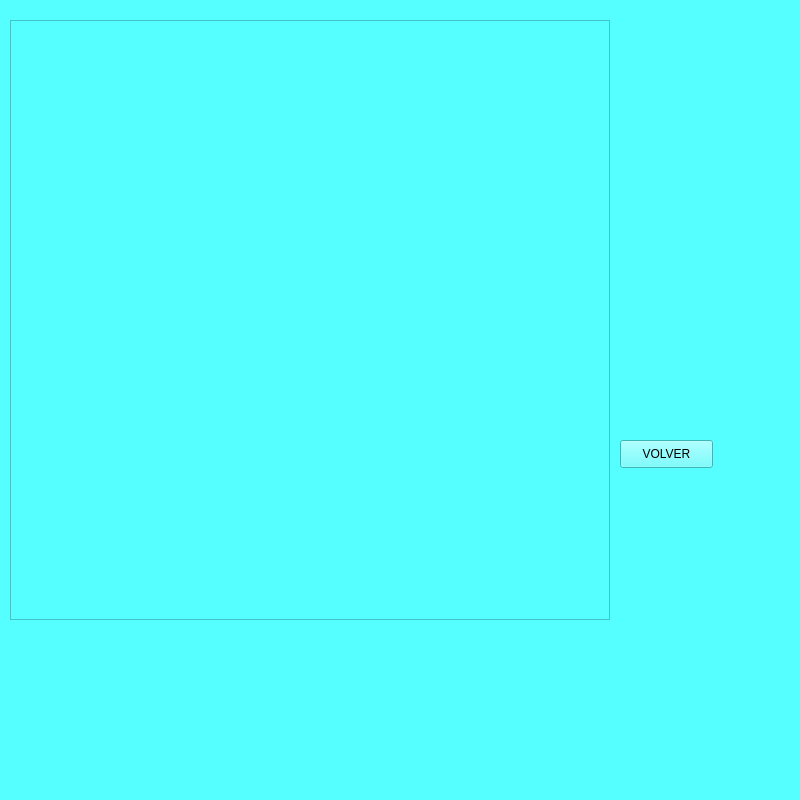
<?xml version="1.0" encoding="UTF-8"?>
<ui version="4.0">
 <class>MenuInicial</class>
 <widget class="QMainWindow" name="MenuInicial">
  <property name="geometry">
   <rect>
    <x>0</x>
    <y>0</y>
    <width>800</width>
    <height>800</height>
   </rect>
  </property>
  <property name="minimumSize">
   <size>
    <width>800</width>
    <height>800</height>
   </size>
  </property>
  <property name="maximumSize">
   <size>
    <width>800</width>
    <height>800</height>
   </size>
  </property>
  <property name="windowTitle">
   <string>MainWindow</string>
  </property>
  <property name="styleSheet">
   <string notr="true">background-color: rgb(85, 255, 255);</string>
  </property>
  <widget class="QWidget" name="centralwidget">
   <widget class="QWidget" name="verticalLayoutWidget">
    <property name="geometry">
     <rect>
      <x>80</x>
      <y>200</y>
      <width>271</width>
      <height>171</height>
     </rect>
    </property>
    <layout class="QVBoxLayout" name="verticalLayout_2">
     <item>
      <widget class="QPushButton" name="Solitario">
       <property name="styleSheet">
        <string notr="true">font: 75 12pt &quot;8514oem&quot;;</string>
       </property>
       <property name="text">
        <string>SOLITARIO</string>
       </property>
      </widget>
     </item>
     <item>
      <widget class="QPushButton" name="Multijugador">
       <property name="styleSheet">
        <string notr="true">font: 75 12pt &quot;8514oem&quot;;</string>
       </property>
       <property name="text">
        <string>MULTIJUGADOR</string>
       </property>
      </widget>
     </item>
     <item>
      <widget class="QPushButton" name="CargarPartida">
       <property name="styleSheet">
        <string notr="true">font: 75 12pt &quot;8514oem&quot;;</string>
       </property>
       <property name="text">
        <string>CARGAR PARTIDA</string>
       </property>
      </widget>
     </item>
     <item>
      <widget class="QPushButton" name="Instrucciones">
       <property name="styleSheet">
        <string notr="true">font: 75 12pt &quot;8514oem&quot;;</string>
       </property>
       <property name="text">
        <string>INSTRUCCIONES</string>
       </property>
      </widget>
     </item>
    </layout>
   </widget>
   <widget class="QWidget" name="verticalLayoutWidget_2">
    <property name="geometry">
     <rect>
      <x>360</x>
      <y>200</y>
      <width>212</width>
      <height>107</height>
     </rect>
    </property>
    <layout class="QVBoxLayout" name="verticalLayout_3">
     <item>
      <widget class="QLabel" name="label">
       <property name="whatsThis">
        <string>&lt;html&gt;&lt;head/&gt;&lt;body&gt;&lt;p align=&quot;center&quot;&gt;&lt;br/&gt;&lt;/p&gt;&lt;/body&gt;&lt;/html&gt;</string>
       </property>
       <property name="styleSheet">
        <string notr="true">font: 75 12pt &quot;8514oem&quot;;</string>
       </property>
       <property name="text">
        <string>       NOMBRE</string>
       </property>
      </widget>
     </item>
     <item>
      <widget class="QLineEdit" name="nombre"/>
     </item>
     <item>
      <widget class="QLabel" name="label_2">
       <property name="styleSheet">
        <string notr="true">font: 75 12pt &quot;8514oem&quot;;</string>
       </property>
       <property name="text">
        <string>     CONTRASENA</string>
       </property>
      </widget>
     </item>
     <item>
      <widget class="QLineEdit" name="contrasena"/>
     </item>
    </layout>
   </widget>
   <widget class="QPushButton" name="Continuar">
    <property name="geometry">
     <rect>
      <x>330</x>
      <y>440</y>
      <width>101</width>
      <height>28</height>
     </rect>
    </property>
    <property name="styleSheet">
     <string notr="true">font: 75 12pt &quot;8514oem&quot;;</string>
    </property>
    <property name="text">
     <string>CONTINUAR</string>
    </property>
   </widget>
   <widget class="QPushButton" name="atras">
    <property name="geometry">
     <rect>
      <x>620</x>
      <y>440</y>
      <width>93</width>
      <height>28</height>
     </rect>
    </property>
    <property name="styleSheet">
     <string notr="true">font: 75 12pt &quot;8514oem&quot;;</string>
    </property>
    <property name="text">
     <string>VOLVER</string>
    </property>
   </widget>
   <widget class="QLabel" name="label_3">
    <property name="geometry">
     <rect>
      <x>90</x>
      <y>90</y>
      <width>631</width>
      <height>91</height>
     </rect>
    </property>
    <property name="styleSheet">
     <string notr="true">font: 48pt &quot;Bauhaus 93&quot;;</string>
    </property>
    <property name="text">
     <string>THE SPACE BATTLE</string>
    </property>
   </widget>
   <widget class="QGraphicsView" name="graphicsView">
    <property name="geometry">
     <rect>
      <x>10</x>
      <y>20</y>
      <width>600</width>
      <height>600</height>
     </rect>
    </property>
    <property name="minimumSize">
     <size>
      <width>600</width>
      <height>600</height>
     </size>
    </property>
    <property name="maximumSize">
     <size>
      <width>600</width>
      <height>600</height>
     </size>
    </property>
   </widget>
  </widget>
  <widget class="QMenuBar" name="menubar">
   <property name="geometry">
    <rect>
     <x>0</x>
     <y>0</y>
     <width>800</width>
     <height>26</height>
    </rect>
   </property>
  </widget>
  <widget class="QStatusBar" name="statusbar"/>
 </widget>
 <resources/>
 <connections/>
</ui>
